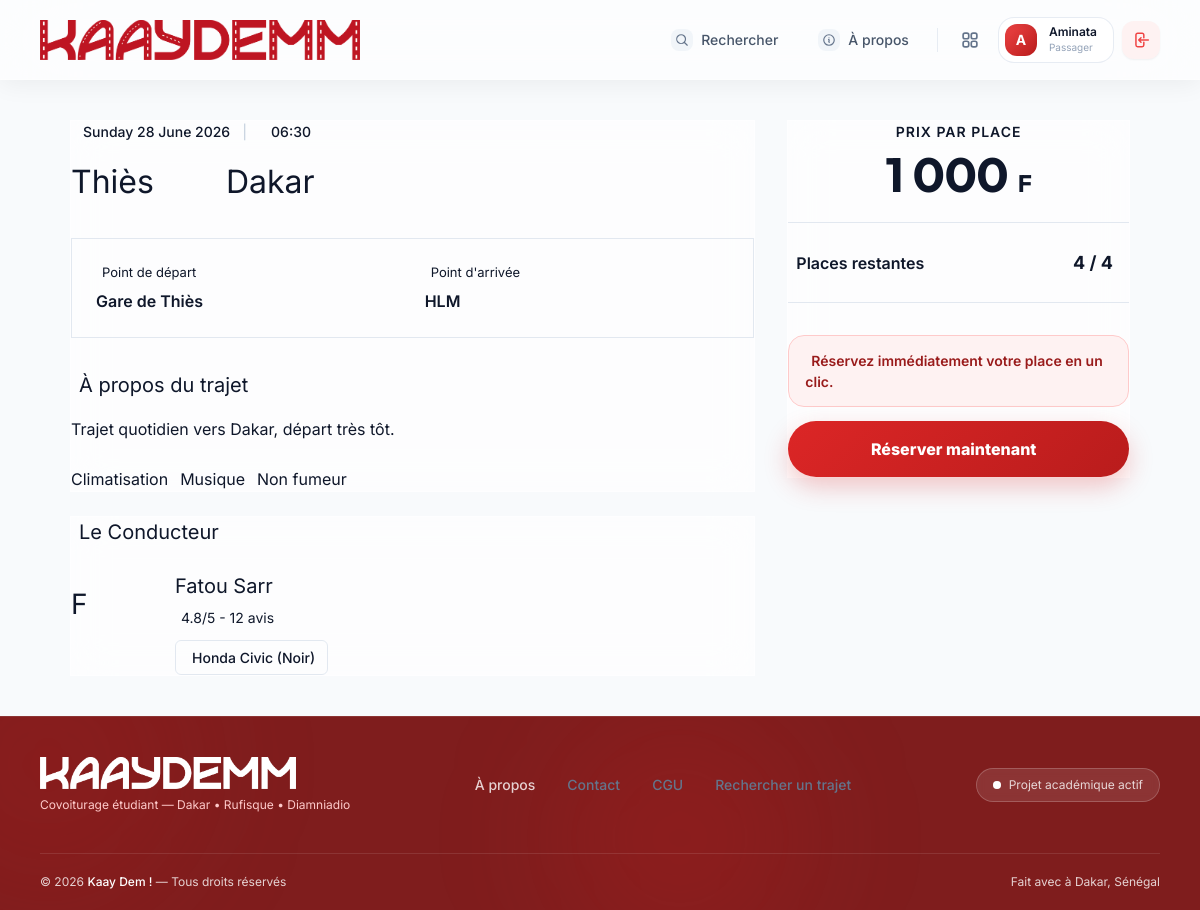
Screenshot of /public/trajets/detail/4 (signed in) with the database file from the repository.
### tables this page shows
CREATE TABLE trajets (
    id INT AUTO_INCREMENT PRIMARY KEY,
    conducteur_id INT NOT NULL,
    vehicule_id INT NOT NULL,
    ville_depart VARCHAR(100) NOT NULL,
    point_depart VARCHAR(150) NULL,
    ville_arrivee VARCHAR(100) NOT NULL,
    point_arrivee VARCHAR(150) NULL,
    date_trajet DATE NOT NULL,
    heure_depart TIME NOT NULL,
    prix_par_place DECIMAL(10, 2) NOT NULL,
    places_disponibles INT NOT NULL,
    places_totales INT NOT NULL,
    description TEXT NULL,
    climatisation BOOLEAN DEFAULT FALSE,
    musique BOOLEAN DEFAULT TRUE,
    fumeur BOOLEAN DEFAULT FALSE,
    statut ENUM('planifie', 'en_cours', 'termine', 'annule') DEFAULT 'planifie',
    date_creation DATETIME DEFAULT CURRENT_TIMESTAMP,
    FOREIGN KEY (conducteur_id) REFERENCES utilisateurs(id) ON DELETE CASCADE,
    FOREIGN KEY (vehicule_id) REFERENCES vehicules(id) ON DELETE RESTRICT
);

CREATE TABLE utilisateurs (
    id INT AUTO_INCREMENT PRIMARY KEY,
    nom VARCHAR(100) NOT NULL,
    prenom VARCHAR(100) NOT NULL,
    email VARCHAR(150) NOT NULL UNIQUE,
    telephone VARCHAR(20) NOT NULL,
    mot_de_passe VARCHAR(255) NOT NULL,
    photo_profil VARCHAR(255) DEFAULT 'default-avatar.png',
    role ENUM('passager', 'conducteur', 'admin') DEFAULT 'passager',
    est_conducteur_valide BOOLEAN DEFAULT FALSE,
    date_inscription DATETIME DEFAULT CURRENT_TIMESTAMP,
    statut ENUM('actif', 'suspendu') DEFAULT 'actif'
);

CREATE TABLE vehicules (
    id INT AUTO_INCREMENT PRIMARY KEY,
    conducteur_id INT NOT NULL,
    marque VARCHAR(50) NOT NULL,
    modele VARCHAR(50) NOT NULL,
    couleur VARCHAR(30) NOT NULL,
    immatriculation VARCHAR(20) NOT NULL,
    nombre_places INT NOT NULL DEFAULT 4,
    date_ajout DATETIME DEFAULT CURRENT_TIMESTAMP,
    FOREIGN KEY (conducteur_id) REFERENCES utilisateurs(id) ON DELETE CASCADE
);

### app/views/trajets/detail.php (the view, shortened to what the rows shown need)
<?php
$trajet = $trajet ?? null;
?>
<?php if ($trajet): ?>
<div style="max-width: 1100px; margin: 40px auto; padding: 0 20px; display: grid; grid-template-columns: 2fr 1fr; gap: 32px;">
    <div>
        <div class="glass-panel" style="margin-bottom: 24px; position: relative; overflow: hidden;">
            <div style="position: absolute; top: 0; left: 0; bottom: 0; width: 6px; background: var(--kd-primary);"></div>
            <div style="display: flex; align-items: center; gap: 12px; margin-bottom: 16px; color: var(--text-muted); font-size: 14px; font-weight: 500;">
                <i data-lucide="calendar" width="18" height="18"></i> <?= date('l d F Y', strtotime($trajet->date_trajet)) ?>
                <span style="color:#CBD5E1;">|</span>
                <i data-lucide="clock" width="18" height="18"></i> <?= substr($trajet->heure_depart, 0, 5) ?>
            </div>
            <h1 style="font-size: 32px; margin-bottom: 32px; display: flex; align-items: center; gap: 16px;">
                <?= htmlspecialchars($trajet->ville_depart) ?>
                <div style="width: 40px; height: 40px; background: var(--kd-primary-light); color: var(--kd-primary); border-radius: 50%; display: flex; align-items: center; justify-content: center;">
                </div>
                <?= htmlspecialchars($trajet->ville_arrivee) ?>
            </h1>
            <div style="display: grid; grid-template-columns: 1fr 1fr; gap: 24px; padding: 24px; background: var(--kd-bg); border-radius: var(--radius-md); border: 1px solid #E2E8F0; margin-bottom: 32px;">
                <div>
                    <div style="font-size: 13px; color: var(--text-muted); margin-bottom: 6px; display: flex; align-items: center; gap: 6px;">
                        <i data-lucide="map-pin" width="14" height="14"></i> Point de départ
                    </div>
                    <div style="font-weight: 600; color: var(--text-main);"><?= htmlspecialchars($trajet->point_depart ?: 'À définir avec le conducteur') ?></div>
                </div>
                <div>
                    <div style="font-size: 13px; color: var(--text-muted); margin-bottom: 6px; display: flex; align-items: center; gap: 6px;">
                        <i data-lucide="flag" width="14" height="14"></i> Point d'arrivée
                    </div>
                    <div style="font-weight: 600; color: var(--text-main);"><?= htmlspecialchars($trajet->point_arrivee ?: 'À définir avec le conducteur') ?></div>
                </div>
            </div>
            <h3 style="font-size: 20px; margin-bottom: 16px; display: flex; align-items: center; gap: 8px;">
                <i data-lucide="info" width="20" height="20" style="color:var(--kd-primary);"></i> À propos du trajet
            </h3>
            <p style="color: var(--text-muted); margin-bottom: 24px; line-height: 1.7;"><?= nl2br(htmlspecialchars($trajet->description ?: 'Aucune description spécifique fournie par le conducteur.')) ?></p>
            <div style="display: flex; gap: 12px; flex-wrap: wrap;">
                <?php if($trajet->climatisation): ?>
                    <span class="status-badge status-success"><i data-lucide="snowflake" width="14" height="14"></i> Climatisation</span>
                <?php endif; ?>
                <?php if($trajet->musique): ?>
                    <span class="status-badge status-success"><i data-lucide="music" width="14" height="14"></i> Musique</span>
                <?php endif; ?>
                <?php if($trajet->fumeur): ?>
                    <span class="status-badge status-pending"><i data-lucide="cigarette" width="14" height="14"></i> Fumeur toléré</span>
                <?php else: ?>
                    <span class="status-badge status-success"><i data-lucide="cigarette-off" width="14" height="14"></i> Non fumeur</span>
                <?php endif; ?>
            </div>
        </div>
        <div class="glass-panel">
            <h3 style="font-size: 20px; margin-bottom: 24px; display: flex; align-items: center; gap: 8px;">
                <i data-lucide="user" width="20" height="20" style="color:var(--kd-primary);"></i> Le Conducteur
            </h3>
            <div style="display: flex; align-items: center; gap: 24px;">
                <div class="user-avatar" style="width: 80px; height: 80px; font-size: 28px;">
                    <?= substr($trajet->conducteur_prenom, 0, 1) ?>
                </div>
                <div>
                    <h4 style="font-size: 20px; margin-bottom: 6px;"><?= htmlspecialchars($trajet->conducteur_prenom . ' ' . $trajet->conducteur_nom) ?></h4>
                    <div style="color: var(--text-muted); font-size: 14px; margin-bottom: 12px; display:flex; align-items:center; gap:6px;">
                        <i data-lucide="star" width="14" height="14" style="color:var(--kd-accent-dark); fill:var(--kd-accent-dark);"></i> 4.8/5 - 12 avis
                    </div>
                    <div style="font-size: 14px; color: var(--text-main); font-weight: 500; display:flex; align-items:center; gap:8px;">
                        <div style="background: var(--kd-bg); padding: 6px 12px; border-radius: 6px; border: 1px solid #E2E8F0;">
                            <?= htmlspecialchars($trajet->marque . ' ' . $trajet->modele) ?> (<?= htmlspecialchars($trajet->couleur) ?>)
                        </div>
                    </div>
                </div>
            </div>
        </div>
    </div>
    <div>
        <div class="glass-panel" style="position: sticky; top: 100px;">
            <div style="text-align: center; margin-bottom: 24px;">
                <div style="font-size: 14px; color: var(--text-muted); font-weight: 600; text-transform: uppercase; letter-spacing: 1px; margin-bottom: 8px;">Prix par place</div>
                <div style="font-family: 'Outfit'; font-size: 48px; font-weight: 700; color: var(--kd-primary); line-height: 1;">
                    <?= number_format($trajet->prix_par_place, 0, ',', ' ') ?> <span style="font-size:24px;">F</span>
                </div>
            </div>
            <div style="display: flex; justify-content: space-between; align-items: center; padding: 20px 0; border-top: 1px solid #E2E8F0; border-bottom: 1px solid #E2E8F0; margin-bottom: 32px;">
                <span style="font-weight: 600; color: var(--text-main); display:flex; align-items:center; gap:8px;">
                    <i data-lucide="users" width="18" height="18" style="color:var(--text-muted);"></i> Places restantes
                </span>
                <span style="background: var(--kd-primary-light); color: var(--kd-primary); padding: 6px 16px; border-radius: 50px; font-weight: 700; font-size: 18px;">
                    <?= $trajet->places_disponibles ?> / <?= $trajet->places_totales ?>
                </span>
            </div>
            <?php if(isset($_SESSION['user_id'])): ?>
                <?php if($_SESSION['user_id'] == $trajet->conducteur_id): ?>
                    <button class="btn btn-outline" style="width: 100%; height: 52px;" disabled>
                        <i data-lucide="lock"></i> C'est votre trajet
                    </button>
                <?php else: ?>
                    <div style="background: #fef2f2; border: 1px solid #fecaca; border-radius: 16px; padding: 14px 16px; margin-bottom: 14px; color: #991b1b; font-size: 14px; font-weight: 600;">
                        Réservez immédiatement votre place en un clic.
                    </div>
                    <a href="<?= BASE_URL ?>index.php?url=passager/reserver/<?= $trajet->id ?>" style="display: inline-flex; align-items: center; justify-content: center; width: 100%; height: 56px; font-size: 16px; font-weight: 800; border: 0; border-radius: 999px; background: linear-gradient(135deg, #dc2626, #b91c1c); color: white; box-shadow: 0 10px 24px rgba(220, 38, 38, 0.25); text-decoration: none; cursor: pointer;">
                        Réserver maintenant <i data-lucide="check-circle" style="margin-left: 10px;"></i>
                    </a>
                <?php endif; ?>
            <?php endif; ?>
        </div>
    </div>
</div>
<?php endif; ?>

### app/core/Router.php (shortened to what the rows shown need)
<?php
class Router {
    protected $routes = [];
    public function add($method, $uri, $controller, $action) {
        $uriPattern = preg_replace('/\{([a-zA-Z0-9_]+)\}/', '(?P<\1>[a-zA-Z0-9_-]+)', $uri);
        $uriPattern = '#^' . $uriPattern . '$#';
        $this->routes[] = [
            'method' => strtoupper($method),
            'uri' => $uri,
            'pattern' => $uriPattern,
            'controller' => $controller,
            'action' => $action
        ];
    }
    public function dispatch($uri, $method) {
        if (!empty($_GET['url'])) {
            $uri = '/' . trim($_GET['url'], '/');
        } else {
            $uri = parse_url($uri, PHP_URL_PATH);
        }
        $uri = '/' . trim($uri, '/');
        $uri = $uri === '/' ? '/' : $uri;
        foreach ($this->routes as $route) {
            if ($route['method'] === $method && preg_match($route['pattern'], $uri, $matches)) {
                $action = $route['action'];
                $controller = new $controllerClass();
                $params = [];
                foreach ($matches as $key => $value) {
                    if (is_string($key)) {
                        $params[$key] = $value;
                    }
                }
                call_user_func_array([$controller, $action], $params);
                return;
            }
        }
    }
}

### rows the page displays
trajets: date_trajet "Sunday 28 June 2026", heure_depart "06:30", ville_depart "Thiès", ville_arrivee "Dakar", point_depart "Gare de Thiès", point_arrivee "HLM", description "Trajet quotidien vers Dakar, départ très tôt.", conducteur.prenom "F", conducteur.nom "Fatou Sarr", vehicule.modele "Honda Civic", vehicule.couleur "Noir", prix_par_place "1 000", places_disponibles "4", places_totales "4"
